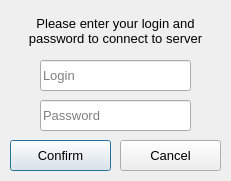
<?xml version="1.0" encoding="UTF-8"?>
<ui version="4.0">
 <class>SubmitDialog</class>
 <widget class="QDialog" name="SubmitDialog">
  <property name="geometry">
   <rect>
    <x>0</x>
    <y>0</y>
    <width>231</width>
    <height>181</height>
   </rect>
  </property>
  <property name="font">
   <font>
    <family>Tahoma</family>
    <pointsize>10</pointsize>
   </font>
  </property>
  <property name="windowTitle">
   <string>Submit your score</string>
  </property>
  <widget class="QLineEdit" name="loginEdit">
   <property name="geometry">
    <rect>
     <x>40</x>
     <y>60</y>
     <width>151</width>
     <height>31</height>
    </rect>
   </property>
   <property name="placeholderText">
    <string>Login</string>
   </property>
  </widget>
  <widget class="QLabel" name="loginLabel">
   <property name="geometry">
    <rect>
     <x>10</x>
     <y>10</y>
     <width>211</width>
     <height>41</height>
    </rect>
   </property>
   <property name="text">
    <string>Please enter your login and password to connect to server</string>
   </property>
   <property name="alignment">
    <set>Qt::AlignCenter</set>
   </property>
   <property name="wordWrap">
    <bool>true</bool>
   </property>
  </widget>
  <widget class="QLineEdit" name="passEdit">
   <property name="geometry">
    <rect>
     <x>40</x>
     <y>100</y>
     <width>151</width>
     <height>31</height>
    </rect>
   </property>
   <property name="echoMode">
    <enum>QLineEdit::Password</enum>
   </property>
   <property name="placeholderText">
    <string>Password</string>
   </property>
  </widget>
  <widget class="QPushButton" name="confirmSubmitButton">
   <property name="geometry">
    <rect>
     <x>10</x>
     <y>140</y>
     <width>101</width>
     <height>31</height>
    </rect>
   </property>
   <property name="text">
    <string>Confirm</string>
   </property>
  </widget>
  <widget class="QPushButton" name="cancelSubmitButton">
   <property name="geometry">
    <rect>
     <x>120</x>
     <y>140</y>
     <width>101</width>
     <height>31</height>
    </rect>
   </property>
   <property name="text">
    <string>Cancel</string>
   </property>
  </widget>
 </widget>
 <resources/>
 <connections/>
</ui>
